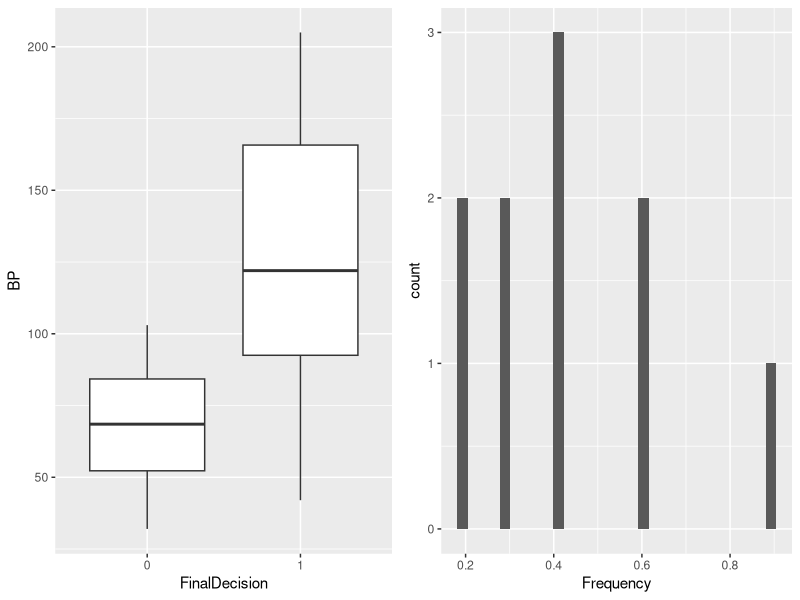

R code for this plot:


library(ggplot2)

Frequency <- c(0.6,0.3,0.4,0.4,0.2,0.6,0.3,0.4,0.9,0.2)
BP <- c(103,87,32,42,59,109,78,205,135,176)
First <- as.factor(c(1,1,1,1,0,0,0,0,NA,1))
Second <- as.factor(c(0,0,1,1,0,0,1,1,1,1))
FinalDecision <- as.factor(c(0,1,0,1,0,1,0,1,1,1))

plotdf = data.frame(Frequency, BP, First, Second, FinalDecision)

plot1 = ggplot(plotdf, aes(x = FinalDecision, y = BP)) +
    geom_boxplot()

plot2 = ggplot(plotdf, aes(x = Frequency)) +
    geom_histogram()

library(gridExtra)
grid.arrange(plot1, plot2, ncol=2)
